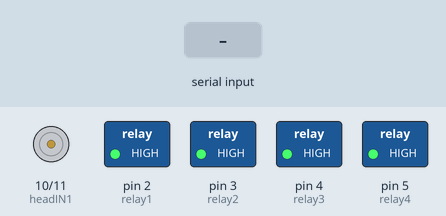
A sketch run on a simulated Arduino Uno, built with avr-gcc and run on an emulated ATmega328P. Shown: motor-driver pin pairs drawn as motors (green arrow = first pin HIGH = forward, orange = second pin HIGH = backward, longer = more drive, scaled by the enable pin), switched loads named in the sketch (green lamp = pin HIGH). Inputs (shaded band) come from the test bench. What the sketch prints to the serial monitor is not drawn.

Above: at 3.2 s.
3.3 s: "start\n" received over Serial
At 4.6 s:
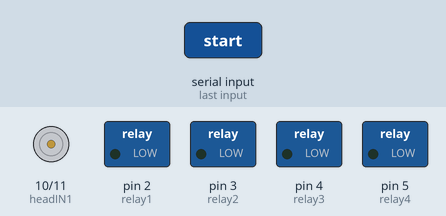
At 14.6 s:
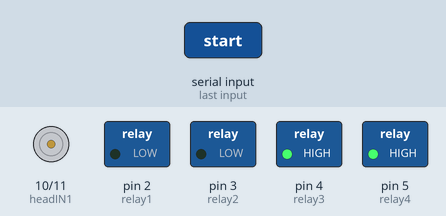
Timing chart, 0 to 31.8 s (numbered marks = the images above; inputs shaded):
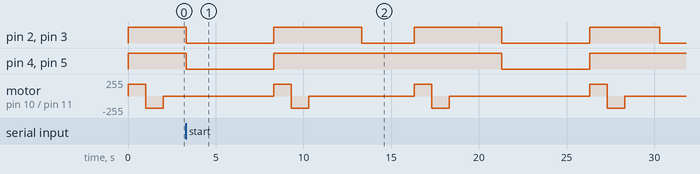

Measured:
- after the input at 3.3 s, pin 2 (relay1), pin 3 (relay2): goes LOW 5.0 s, HIGH 5.0 s, LOW 3.0 s, HIGH 5.0 s, LOW 5.0 s, HIGH 4.0 s, then LOW, starting at once

The sketch:

workbench-robot.ino
```cpp
// ------------------- RELAY MOTOR PINS (Main Drive Motors) -------------------
int relay1 = 2;
int relay2 = 3;
int relay3 = 4;
int relay4 = 5;

// ------------------- ULTRASONIC SENSOR PINS -------------------
const int trigPin = 8;  // Trigger Pin
const int echoPin = 9;  // Echo Pin

// ------------------- HEAD MOTOR (via L298N) -------------------
int headIN1 = 10;
int headIN2 = 11;
int headENA = 6;  // ✅ PWM pin for head motor

// ------------------- VARIABLES -------------------
String data;
long distanceCM;

// ------------------- SETUP -------------------
void setup() {
  Serial.begin(9600);

  // Motor relays
  pinMode(relay1, OUTPUT);
  pinMode(relay2, OUTPUT);
  pinMode(relay3, OUTPUT);
  pinMode(relay4, OUTPUT);

  // Ultrasonic sensor
  pinMode(trigPin, OUTPUT);
  pinMode(echoPin, INPUT);

  // Head motor pins
  pinMode(headIN1, OUTPUT);
  pinMode(headIN2, OUTPUT);
  pinMode(headENA, OUTPUT);

  analogWrite(headENA, 200);  // Adjust head rotation speed

  stopRobot();

  Serial.println("🤖 Aided Robot Ready!");
  Serial.println("Type 'start' to begin visiting benches.");
  Serial.println("---------------------------------------");
}

// ------------------- MOTOR CONTROL -------------------
void moveFront() {
  Serial.println("Moving Forward...");
  digitalWrite(relay1, LOW);
  digitalWrite(relay2, LOW);
  digitalWrite(relay3, LOW);
  digitalWrite(relay4, LOW);
}

void moveLeft() {
  Serial.println("Turning Left...");
  digitalWrite(relay1, LOW);
  digitalWrite(relay2, LOW);
  digitalWrite(relay3, HIGH);
  digitalWrite(relay4, HIGH);
}

void moveRight() {
  Serial.println("Turning Right...");
  digitalWrite(relay1, HIGH);
  digitalWrite(relay2, HIGH);
  digitalWrite(relay3, LOW);
  digitalWrite(relay4, LOW);
}

void stopRobot() {
  Serial.println("Stopping...");
  digitalWrite(relay1, HIGH);
  digitalWrite(relay2, HIGH);
  digitalWrite(relay3, HIGH);
  digitalWrite(relay4, HIGH);
  headScan();  // Move head when robot stops
}

// ------------------- HEAD MOVEMENT -------------------
void headLeft() {
  digitalWrite(headIN1, HIGH);
  digitalWrite(headIN2, LOW);
}

void headRight() {
  digitalWrite(headIN1, LOW);
  digitalWrite(headIN2, HIGH);
}

void headStop() {
  digitalWrite(headIN1, LOW);
  digitalWrite(headIN2, LOW);
}

// Smooth scanning left-right when stopped
void headScan() {
  Serial.println("👀 Scanning surroundings...");

  analogWrite(headENA, 180);
  headLeft();
  delay(1000);

  headRight();
  delay(1000);

  headStop();
  Serial.println("🧠 Scan complete.");
}

// ------------------- ULTRASONIC SENSOR -------------------
long getDistance() {
  digitalWrite(trigPin, LOW);
  delayMicroseconds(2);
  digitalWrite(trigPin, HIGH);
  delayMicroseconds(10);
  digitalWrite(trigPin, LOW);

  long duration = pulseIn(echoPin, HIGH, 20000); // 20ms timeout
  long cm = duration / 29 / 2;
  return cm;
}

// ------------------- SAFE MOVEMENT -------------------
void safeMoveFront(unsigned long durationMS = 8000) {
  moveFront();
  unsigned long startTime = millis();

  while (millis() - startTime < durationMS) {
    distanceCM = getDistance();
    Serial.print("Distance: ");
    Serial.print(distanceCM);
    Serial.println(" cm");

    if (distanceCM <= 20 && distanceCM != 0) {
      stopRobot();
      Serial.println("⚠️ Obstacle detected! Waiting...");
      while (getDistance() < 20 && getDistance() != 0) {
        delay(100);
      }
      Serial.println("✅ Path clear. Resuming...");
      moveFront();
    }

    delay(100);
  }

  stopRobot();
}

// ------------------- ROUTINE -------------------
void visitBenches() {
  // Bench 1
  //safeMoveFront();
  Serial.println("Reached Bench 1");
  delay(3000); // Stop at bench

  moveRight();
  delay(2000); // Wait after turning
  delay(5000); // ✅ Extra delay before moving forward
  //safeMoveFront();

  // Bench 2
  Serial.println("Reached Bench 2");
  delay(3000); // Stop at bench

  moveLeft();
  delay(2000); // Wait after turning
  delay(5000); // ✅ Extra delay before moving forward
  //safeMoveFront();

  // Bench 3
  Serial.println("Reached Bench 3");
  delay(3000); // Stop at bench

  moveRight();
  delay(2000); // Wait after turning
  delay(5000); // ✅ Extra delay before moving forward
  //safeMoveFront();

  // Bench 4
  Serial.println("Reached Bench 4");
  delay(3000); // Stop at bench

  moveLeft();
  delay(2000); // Wait after turning
  delay(5000); // ✅ Extra delay before moving forward
  //safeMoveFront();

  Serial.println("✅ Returned to Rest Position");
  stopRobot();
}

// ------------------- MAIN LOOP -------------------
void loop() {
  if (Serial.available() > 0) {
    data = Serial.readStringUntil('\n');
    data.trim();

    if (data == "start") {
      Serial.println("🏁 Starting Bench Visit Routine...");
      moveFront();
      delay(5000);
      stopRobot();
      delay(3000);
      moveLeft();
      delay(3000);
       stopRobot();
      delay(3000);
      moveFront();
       delay(5000);
       stopRobot();
      delay(2000);
      moveLeft();
      delay(3000);
       stopRobot();
      delay(3000);
       moveFront();
       delay(5000);
       stopRobot();
      delay(2000);
    }
    else if (data == "front") {
      moveFront();
      delay(5000);
      stopRobot();
      delay(3000);
      moveLeft();
      delay(3000);
       stopRobot();
      delay(3000);
      moveFront();
       delay(5000);
       stopRobot();
      delay(2000);
      moveLeft();
      delay(3000);
       stopRobot();
      delay(3000);
       moveFront();
       delay(5000);
       stopRobot();
      delay(2000);
    }
    else if (data == "left") {
      moveLeft();
      delay(2000);
      stopRobot();
    }
    else if (data == "right") {
      moveRight();
      delay(2000);
      stopRobot();
    }
    else if (data == "stop") {
      stopRobot();
    }
  }
}
```
